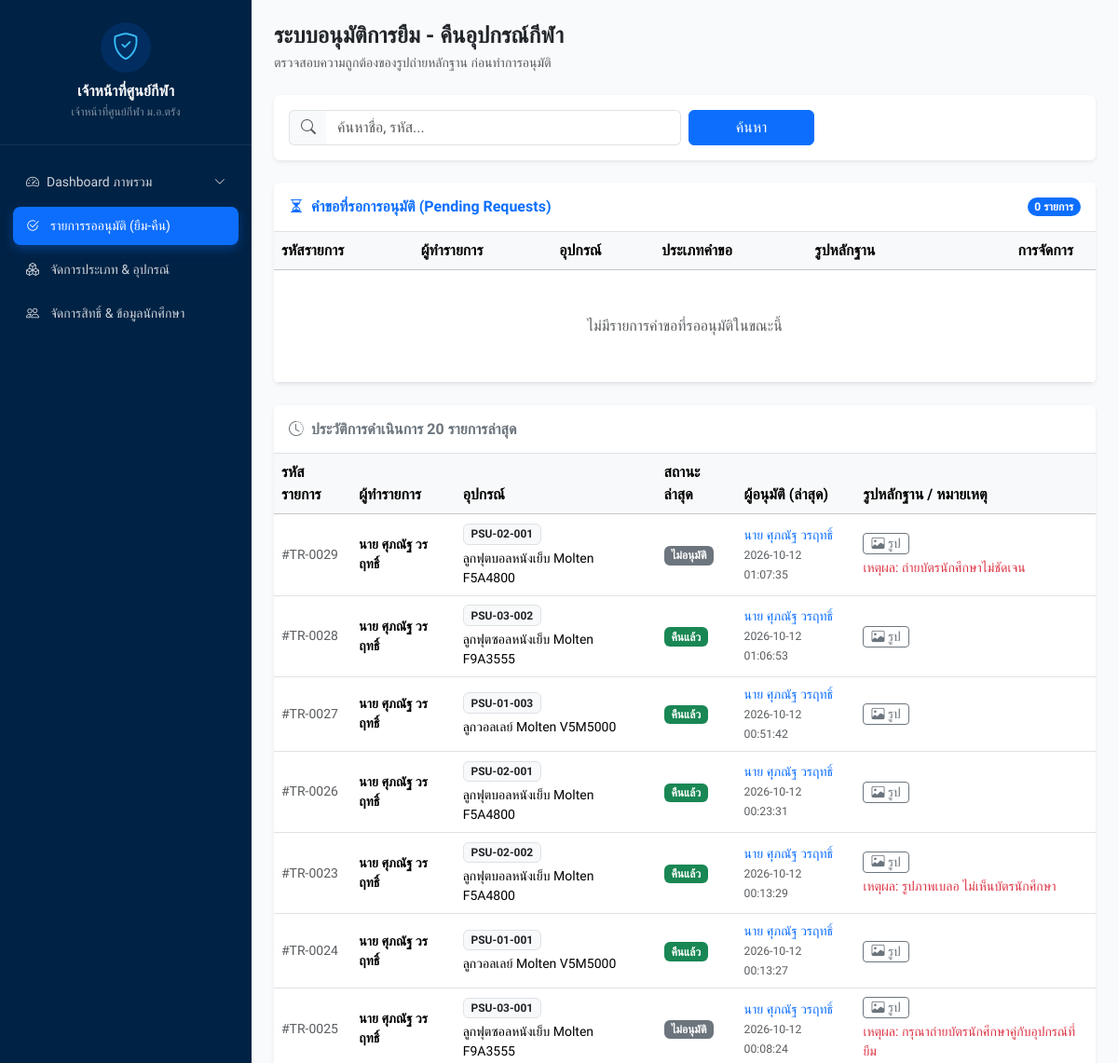
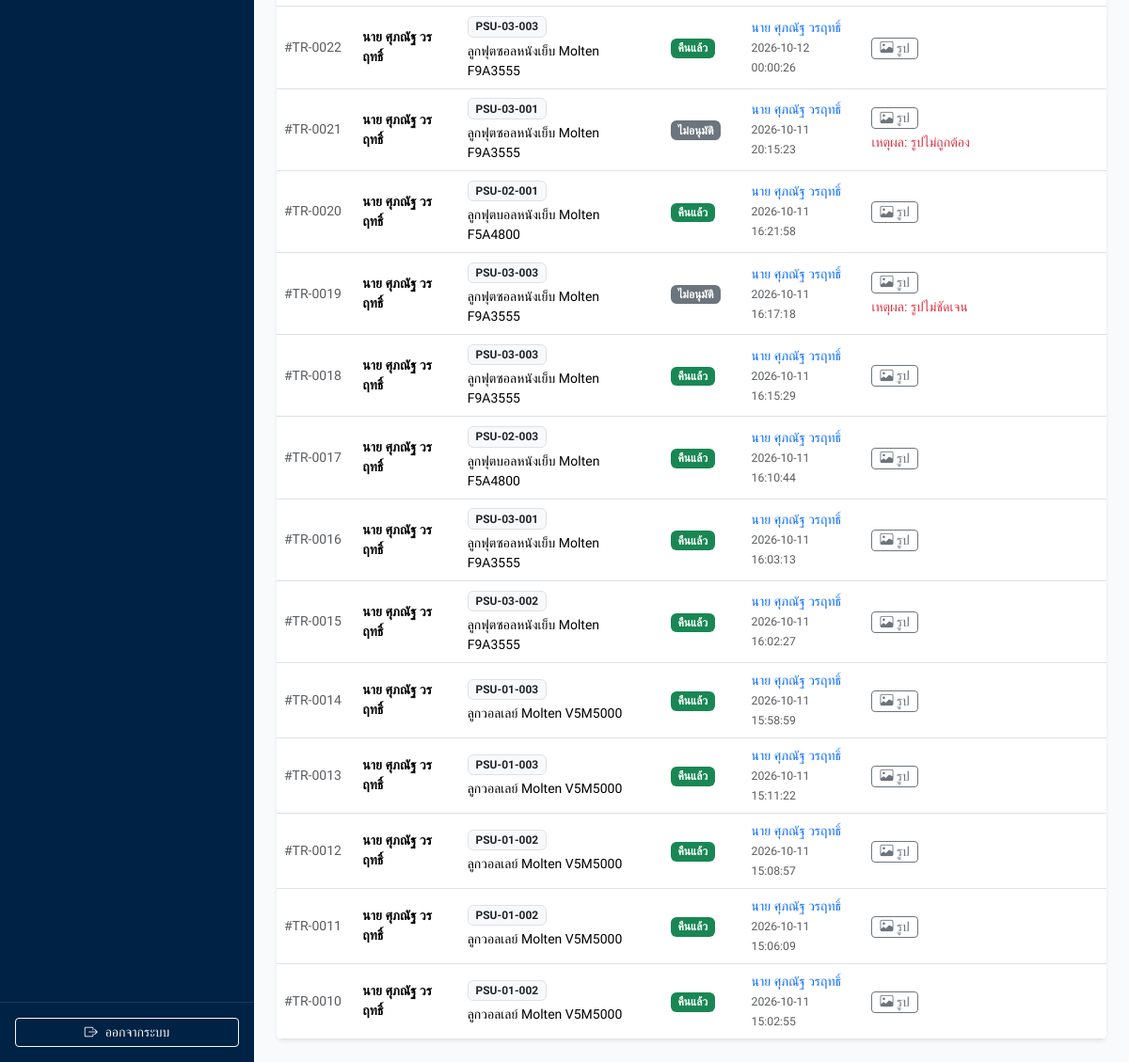
/admin/approvals.php (signed in), run on the app's committed database (2 pictures, top to bottom).
### tables this page shows
CREATE TABLE IF NOT EXISTS `transactions` (
  `trans_id` int(11) NOT NULL AUTO_INCREMENT,
  `eq_id` int(11) NOT NULL,
  `user_id` int(11) NOT NULL,
  `borrow_time` datetime NOT NULL,
  `due_time` datetime NOT NULL,
  `return_time` datetime DEFAULT NULL,
  `borrow_image` varchar(255) NOT NULL,
  `return_image` varchar(255) DEFAULT NULL,
  `trans_status` enum('pending_borrow','borrowed','pending_return','returned','overdue','rejected') NOT NULL DEFAULT 'pending_borrow',
  `analyze_damaged_status` enum('normal','damaged','pending') NOT NULL DEFAULT 'normal',
  `reject_reason` text DEFAULT NULL,
  `approve_by` int(11) DEFAULT NULL,
  `approve_datetime` datetime DEFAULT NULL,
  PRIMARY KEY (`trans_id`),
  KEY `eq_id` (`eq_id`),
  KEY `user_id` (`user_id`),
  CONSTRAINT `eq_id` FOREIGN KEY (`eq_id`) REFERENCES `sport_equipment` (`eq_id`) ON UPDATE CASCADE,
  CONSTRAINT `user_id` FOREIGN KEY (`user_id`) REFERENCES `user` (`user_id`) ON UPDATE CASCADE
);

CREATE TABLE IF NOT EXISTS `user` (
  `user_id` int(11) NOT NULL AUTO_INCREMENT,
  `line_user_id` varchar(255) DEFAULT NULL,
  `student_id` varchar(50) DEFAULT NULL,
  `full_name` varchar(255) DEFAULT NULL,
  `email` varchar(255) DEFAULT NULL,
  `gender` varchar(20) DEFAULT NULL,
  `national_id` varchar(13) DEFAULT NULL,
  `faculty` varchar(100) DEFAULT NULL,
  `campus` varchar(100) DEFAULT NULL,
  `role` enum('user','admin') DEFAULT 'user',
  `status` enum('active','inactive','graduated') DEFAULT 'active',
  `enrollment_year` int(4) DEFAULT NULL,
  `created_at` timestamp NOT NULL DEFAULT current_timestamp(),
  PRIMARY KEY (`user_id`),
  UNIQUE KEY `line_user_id` (`line_user_id`),
  UNIQUE KEY `psu_passport_id` (`student_id`) USING BTREE
);

CREATE TABLE IF NOT EXISTS `sport_equipment` (
  `eq_id` int(11) NOT NULL AUTO_INCREMENT,
  `category_id` int(11) DEFAULT NULL,
  `eq_code` varchar(255) DEFAULT '',
  `eq_name` varchar(255) DEFAULT '',
  `status` enum('avaliable','borrowed','damaged','maintenance','pending') NOT NULL DEFAULT 'avaliable',
  `created_at` timestamp NULL DEFAULT current_timestamp(),
  PRIMARY KEY (`eq_id`),
  KEY `category_id` (`category_id`),
  CONSTRAINT `category_id` FOREIGN KEY (`category_id`) REFERENCES `sport_categories` (`category_id`) ON UPDATE CASCADE
);

### admin/approvals.php (the view, shortened to what this page needs)
<?php
require_once '../config/db.php';
$search = trim($_GET['search'] ?? '');
$searchParams = [];
$searchCondition = "";
$sqlPending = "
    SELECT t.*, u.full_name as user_name, u.student_id, e.eq_code, e.eq_name
    FROM transactions t
    JOIN user u ON t.user_id = u.user_id
    JOIN sport_equipment e ON t.eq_id = e.eq_id
    WHERE t.trans_status IN ('pending_borrow', 'pending_return') $searchCondition
    ORDER BY t.trans_id ASC
";
$stmtPending = $pdo->prepare($sqlPending);
$stmtPending->execute($searchParams);
$pendingRequests = $stmtPending->fetchAll(PDO::FETCH_ASSOC);
$adminList = $pdo->query("SELECT user_id, full_name FROM user")->fetchAll(PDO::FETCH_KEY_PAIR);
$sqlHistory = "
    SELECT t.*, u.full_name as user_name, u.student_id, e.eq_code, e.eq_name
    FROM transactions t
    JOIN user u ON t.user_id = u.user_id
    JOIN sport_equipment e ON t.eq_id = e.eq_id
    WHERE t.approve_by IS NOT NULL $searchCondition
    ORDER BY t.approve_datetime DESC
    LIMIT 20
";
$stmtHistory = $pdo->prepare($sqlHistory);
$stmtHistory->execute($searchParams);
$historyList = $stmtHistory->fetchAll(PDO::FETCH_ASSOC);
?>
<!DOCTYPE html>
<html lang="th">
<head>
</head>
<body class="d-flex">
    <?php include '../components/sidebar.php'; ?>
    <div class="flex-grow-1 p-4" style="background-color: #f8fafc; min-height: 100vh;">
        <div class="d-flex justify-content-between align-items-center mb-4">
            <div><h4 class="fw-bold mb-1 text-dark">ระบบอนุมัติการยืม - คืนอุปกรณ์กีฬา</h4><p class="text-muted small mb-0">ตรวจสอบความถูกต้องของรูปถ่ายหลักฐาน ก่อนทำการอนุมัติ</p></div>
        </div>
        <div class="card p-3 mb-4 border-0 shadow-sm bg-white">
            <form method="GET" action="approvals.php" class="row g-2">
                <div class="col-md-6"><div class="input-group"><span class="input-group-text bg-light border-end-0"><i class="bi bi-search text-muted"></i></span><input type="text" name="search" class="form-control border-start-0" placeholder="ค้นหาชื่อ, รหัส..." value="<?= htmlspecialchars($search) ?>"></div></div>
                <div class="col-md-2"><button type="submit" class="btn btn-primary w-100">ค้นหา</button></div>
            </form>
        </div>
        <div class="card card-custom p-0 overflow-hidden mb-4 border-0 shadow-sm">
            <div class="card-header bg-white py-3 border-bottom d-flex justify-content-between align-items-center">
                <h6 class="fw-bold mb-0 text-primary"><i class="bi bi-hourglass-split me-2"></i>คำขอที่รอการอนุมัติ (Pending Requests)</h6>
                <span class="badge bg-primary rounded-pill"><?= count($pendingRequests) ?> รายการ</span>
            </div>
            <div class="table-responsive">
                <table class="table table-hover mb-0 align-middle">
                    <thead class="table-light text-secondary">
                        <tr><th>รหัสรายการ</th><th>ผู้ทำรายการ</th><th>อุปกรณ์</th><th>ประเภทคำขอ</th><th>รูปหลักฐาน</th><th class="text-end pe-4">การจัดการ</th></tr>
                    </thead>
                    <tbody id="pending_tbody">
                        <?php if (empty($pendingRequests)): ?><tr><td colspan="6" class="text-center text-muted py-5">ไม่มีรายการคำขอที่รออนุมัติในขณะนี้</td></tr><?php endif; ?>
                    </tbody>
                </table>
            </div>
        </div>
        <div class="card card-custom p-0 overflow-hidden border-0 shadow-sm">
            <div class="card-header bg-white py-3 border-bottom"><h6 class="fw-bold mb-0 text-secondary"><i class="bi bi-clock-history me-2"></i>ประวัติการดำเนินการ 20 รายการล่าสุด</h6></div>
            <div class="table-responsive">
                <table class="table table-hover mb-0 align-middle">
                    <thead class="table-light text-secondary">
                        <tr><th>รหัสรายการ</th><th>ผู้ทำรายการ</th><th>อุปกรณ์</th><th>สถานะล่าสุด</th><th>ผู้อนุมัติ (ล่าสุด)</th><th>รูปหลักฐาน / หมายเหตุ</th></tr>
                    </thead>
                    <tbody id="history_tbody">
                        <?php foreach ($historyList as $h):
                            $approverName = $adminList[$h['approve_by']] ?? 'เจ้าหน้าที่';
                            $imgToShow = !empty($h['return_image']) ? $h['return_image'] : $h['borrow_image'];
                        ?>
                        <tr>
                            <td class="text-muted small">#TR-<?= str_pad($h['trans_id'], 4, '0', STR_PAD_LEFT) ?></td>
                            <td class="small fw-semibold"><?= htmlspecialchars($h['user_name']) ?></td>
                            <td><span class="badge bg-light text-dark border"><?= htmlspecialchars($h['eq_code']) ?></span><div class="small mt-1"><?= htmlspecialchars($h['eq_name']) ?></div></td>
                            <td>
                                <?php
                                    if ($h['trans_status'] === 'returned') echo '<span class="badge bg-success">คืนแล้ว</span>';
                                    elseif ($h['trans_status'] === 'borrowed') echo '<span class="badge bg-primary">กำลังยืม</span>';
                                    elseif ($h['trans_status'] === 'overdue') echo '<span class="badge bg-danger">เกินกำหนด</span>';
                                    elseif ($h['trans_status'] === 'rejected') echo '<span class="badge bg-secondary">ไม่อนุมัติ</span>';
                                    elseif ($h['trans_status'] === 'pending_return') echo '<span class="badge bg-info text-dark">รออนุมัติคืน</span>';
                                    else echo '<span class="badge bg-info">'.$h['trans_status'].'</span>';
                                ?>
                            </td>
                            <td class="small text-primary"><?= htmlspecialchars($approverName) ?><br><small class="text-muted"><?= htmlspecialchars($h['approve_datetime']) ?></small></td>
                            <td>
                                <button type="button" class="btn btn-sm btn-outline-secondary py-0 px-2 me-1" onclick="viewEvidenceImage('<?= htmlspecialchars($imgToShow) ?>')"><i class="bi bi-image"></i> รูป</button>
                                <?php if (!empty($h['reject_reason'])): ?><div class="small text-danger mt-1">เหตุผล: <?= htmlspecialchars($h['reject_reason']) ?></div><?php endif; ?>
                            </td>
                        </tr>
                        <?php endforeach; ?>
                    </tbody>
                </table>
            </div>
        </div>
    </div>
</body>
</html>

### components/sidebar.php (style rules this page uses)
body { font-family: 'Prompt', sans-serif; background-color: #f4f7fa; }

### data on the page
transactions: trans_id "0029", user.full_name "นาย ศุภณัฐ วรฤทธิ์", eq.eq_code "PSU-02-001", eq.eq_name "ลูกฟุตบอลหนังเย็บ Molten F5A4800", trans_status "ไม่อนุมัติ", approve_by "นาย ศุภณัฐ วรฤทธิ์", approve_datetime "2026-10-12 01:07:35", reject_reason "ถ่ายบัตรนักศึกษาไม่ชัดเจน"
transactions: trans_id "0028", user.full_name "นาย ศุภณัฐ วรฤทธิ์", eq.eq_code "PSU-03-002", eq.eq_name "ลูกฟุตซอลหนังเย็บ Molten F9A3555", trans_status "คืนแล้ว", approve_by "นาย ศุภณัฐ วรฤทธิ์", approve_datetime "2026-10-12 01:06:53"
transactions: trans_id "0027", user.full_name "นาย ศุภณัฐ วรฤทธิ์", eq.eq_code "PSU-01-003", eq.eq_name "ลูกวอลเลย์ Molten V5M5000", trans_status "คืนแล้ว", approve_by "นาย ศุภณัฐ วรฤทธิ์", approve_datetime "2026-10-12 00:51:42"
transactions: trans_id "0026", user.full_name "นาย ศุภณัฐ วรฤทธิ์", eq.eq_code "PSU-02-001", eq.eq_name "ลูกฟุตบอลหนังเย็บ Molten F5A4800", trans_status "คืนแล้ว", approve_by "นาย ศุภณัฐ วรฤทธิ์", approve_datetime "2026-10-12 00:23:31"
transactions: trans_id "0023", user.full_name "นาย ศุภณัฐ วรฤทธิ์", eq.eq_code "PSU-02-002", eq.eq_name "ลูกฟุตบอลหนังเย็บ Molten F5A4800", trans_status "คืนแล้ว", approve_by "นาย ศุภณัฐ วรฤทธิ์", approve_datetime "2026-10-12 00:13:29", reject_reason "รูปภาพเบลอ ไม่เห็นบัตรนักศึกษา"
transactions: trans_id "0024", user.full_name "นาย ศุภณัฐ วรฤทธิ์", eq.eq_code "PSU-01-001", eq.eq_name "ลูกวอลเลย์ Molten V5M5000", trans_status "คืนแล้ว", approve_by "นาย ศุภณัฐ วรฤทธิ์", approve_datetime "2026-10-12 00:13:27"
transactions: trans_id "0025", user.full_name "นาย ศุภณัฐ วรฤทธิ์", eq.eq_code "PSU-03-001", eq.eq_name "ลูกฟุตซอลหนังเย็บ Molten F9A3555", trans_status "ไม่อนุมัติ", approve_by "นาย ศุภณัฐ วรฤทธิ์", approve_datetime "2026-10-12 00:08:24", reject_reason "กรุณาถ่ายบัตรนักศึกษาคู่กับอุปกรณ์ที่ยืม"
transactions: trans_id "0022", user.full_name "นาย ศุภณัฐ วรฤทธิ์", eq.eq_code "PSU-03-003", eq.eq_name "ลูกฟุตซอลหนังเย็บ Molten F9A3555", trans_status "คืนแล้ว", approve_by "นาย ศุภณัฐ วรฤทธิ์", approve_datetime "2026-10-12 00:00:26"
transactions: trans_id "0021", user.full_name "นาย ศุภณัฐ วรฤทธิ์", eq.eq_code "PSU-03-001", eq.eq_name "ลูกฟุตซอลหนังเย็บ Molten F9A3555", trans_status "ไม่อนุมัติ", approve_by "นาย ศุภณัฐ วรฤทธิ์", approve_datetime "2026-10-11 20:15:23", reject_reason "รูปไม่ถูกต้อง"
transactions: trans_id "0020", user.full_name "นาย ศุภณัฐ วรฤทธิ์", eq.eq_code "PSU-02-001", eq.eq_name "ลูกฟุตบอลหนังเย็บ Molten F5A4800", trans_status "คืนแล้ว", approve_by "นาย ศุภณัฐ วรฤทธิ์", approve_datetime "2026-10-11 16:21:58"
transactions: trans_id "0019", user.full_name "นาย ศุภณัฐ วรฤทธิ์", eq.eq_code "PSU-03-003", eq.eq_name "ลูกฟุตซอลหนังเย็บ Molten F9A3555", trans_status "ไม่อนุมัติ", approve_by "นาย ศุภณัฐ วรฤทธิ์", approve_datetime "2026-10-11 16:17:18", reject_reason "รูปไม่ชัดเจน"
transactions: trans_id "0018", user.full_name "นาย ศุภณัฐ วรฤทธิ์", eq.eq_code "PSU-03-003", eq.eq_name "ลูกฟุตซอลหนังเย็บ Molten F9A3555", trans_status "คืนแล้ว", approve_by "นาย ศุภณัฐ วรฤทธิ์", approve_datetime "2026-10-11 16:15:29"
transactions: trans_id "0017", user.full_name "นาย ศุภณัฐ วรฤทธิ์", eq.eq_code "PSU-02-003", eq.eq_name "ลูกฟุตบอลหนังเย็บ Molten F5A4800", trans_status "คืนแล้ว", approve_by "นาย ศุภณัฐ วรฤทธิ์", approve_datetime "2026-10-11 16:10:44"
transactions: trans_id "0016", user.full_name "นาย ศุภณัฐ วรฤทธิ์", eq.eq_code "PSU-03-001", eq.eq_name "ลูกฟุตซอลหนังเย็บ Molten F9A3555", trans_status "คืนแล้ว", approve_by "นาย ศุภณัฐ วรฤทธิ์", approve_datetime "2026-10-11 16:03:13"
transactions: trans_id "0015", user.full_name "นาย ศุภณัฐ วรฤทธิ์", eq.eq_code "PSU-03-002", eq.eq_name "ลูกฟุตซอลหนังเย็บ Molten F9A3555", trans_status "คืนแล้ว", approve_by "นาย ศุภณัฐ วรฤทธิ์", approve_datetime "2026-10-11 16:02:27"
transactions: trans_id "0014", user.full_name "นาย ศุภณัฐ วรฤทธิ์", eq.eq_code "PSU-01-003", eq.eq_name "ลูกวอลเลย์ Molten V5M5000", trans_status "คืนแล้ว", approve_by "นาย ศุภณัฐ วรฤทธิ์", approve_datetime "2026-10-11 15:58:59"
transactions: trans_id "0013", user.full_name "นาย ศุภณัฐ วรฤทธิ์", eq.eq_code "PSU-01-003", eq.eq_name "ลูกวอลเลย์ Molten V5M5000", trans_status "คืนแล้ว", approve_by "นาย ศุภณัฐ วรฤทธิ์", approve_datetime "2026-10-11 15:11:22"
transactions: trans_id "0012", user.full_name "นาย ศุภณัฐ วรฤทธิ์", eq.eq_code "PSU-01-002", eq.eq_name "ลูกวอลเลย์ Molten V5M5000", trans_status "คืนแล้ว", approve_by "นาย ศุภณัฐ วรฤทธิ์", approve_datetime "2026-10-11 15:08:57"
transactions: trans_id "0011", user.full_name "นาย ศุภณัฐ วรฤทธิ์", eq.eq_code "PSU-01-002", eq.eq_name "ลูกวอลเลย์ Molten V5M5000", trans_status "คืนแล้ว", approve_by "นาย ศุภณัฐ วรฤทธิ์", approve_datetime "2026-10-11 15:06:09"
transactions: trans_id "0010", user.full_name "นาย ศุภณัฐ วรฤทธิ์", eq.eq_code "PSU-01-002", eq.eq_name "ลูกวอลเลย์ Molten V5M5000", trans_status "คืนแล้ว", approve_by "นาย ศุภณัฐ วรฤทธิ์", approve_datetime "2026-10-11 15:02:55"

### other printed values
$adminName "เจ้าหน้าที่ศูนย์กีฬา"
count($pendingRequests) "0"
